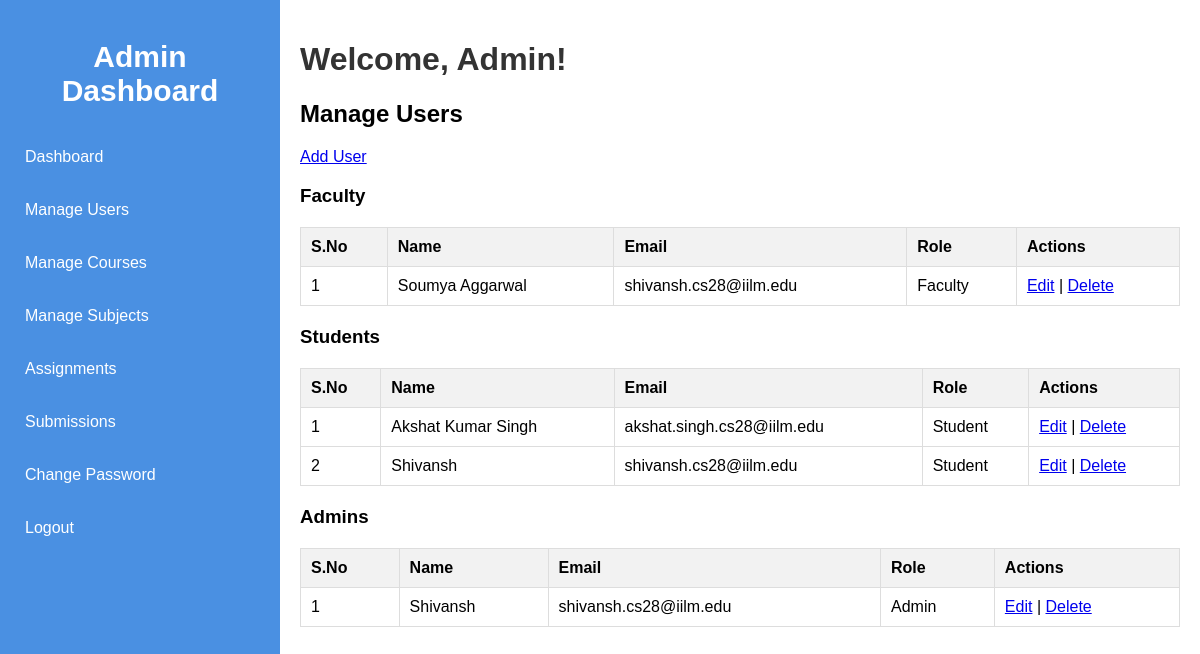
Page /admin-dashboard/admin_dashboard.php?page=manage_users (signed in) on the committed database.
### tables this page shows
CREATE TABLE `Faculty` (
  `Fac_id` int(11) NOT NULL,
  `Fac_name` varchar(100) NOT NULL,
  `Fac_email` varchar(100) NOT NULL,
  `Fac_subjects` longtext DEFAULT NULL CHECK (json_valid(`Fac_subjects`)),
  `Fac_password` varchar(255) NOT NULL
);

CREATE TABLE `Students` (
  `Stu_id` int(11) NOT NULL,
  `Stu_name` varchar(100) NOT NULL,
  `Stu_email` varchar(100) NOT NULL,
  `Stu_password` varchar(255) NOT NULL,
  `Stu_course` int(11) NOT NULL,
  `Stu_subjects` longtext DEFAULT NULL CHECK (json_valid(`Stu_subjects`))
);

### admin-dashboard/manage_users.php (the view, shortened to what this page needs)
<?php
include 'config.php';
$faculty_query = "SELECT * FROM Faculty";
$faculty_result = $conn->query($faculty_query);
$student_query = "SELECT * FROM Students";
$student_result = $conn->query($student_query);
$admin_query = "SELECT * FROM Admins";
$admin_result = $conn->query($admin_query);
?>
<h2>Manage Users</h2>
<a href="admin_dashboard.php?page=add_user" class="add-user-button">Add User</a>
<h3>Faculty</h3>
<table>
    <thead>
        <tr>
            <th>S.No</th>
            <th>Name</th>
            <th>Email</th>
            <th>Role</th>
            <th>Actions</th>
        </tr>
    </thead>
    <tbody>
        <?php
        $counter = 1;
        while ($user = $faculty_result->fetch_assoc()) { ?>
            <tr>
                <td><?php echo $counter++; ?></td>
                <td><?php echo $user['Fac_name']; ?></td>
                <td><?php echo $user['Fac_email']; ?></td>
                <td>Faculty</td>
                <td>
                    <a href="admin_dashboard.php?page=edit_user&id=<?php echo $user['Fac_id']; ?>&role=Faculty">Edit</a> |
                    <a href="delete_user.php?id=<?php echo $user['Fac_id']; ?>&role=Faculty" onclick="return confirm('Are you sure you want to delete this user?');">Delete</a>
                </td>
            </tr>
        <?php } ?>
    </tbody>
</table>
<h3>Students</h3>
<table>
    <thead>
        <tr>
            <th>S.No</th>
            <th>Name</th>
            <th>Email</th>
            <th>Role</th>
            <th>Actions</th>
        </tr>
    </thead>
    <tbody>
        <?php
        $counter = 1;
        while ($user = $student_result->fetch_assoc()) { ?>
            <tr>
                <td><?php echo $counter++; ?></td>
                <td><?php echo $user['Stu_name']; ?></td>
                <td><?php echo $user['Stu_email']; ?></td>
                <td>Student</td>
                <td>
                    <a href="admin_dashboard.php?page=edit_user&id=<?php echo $user['Stu_id']; ?>&role=Student">Edit</a> |
                    <a href="delete_user.php?id=<?php echo $user['Stu_id']; ?>&role=Student" onclick="return confirm('Are you sure you want to delete this user?');">Delete</a>
                </td>
            </tr>
        <?php } ?>
    </tbody>
</table>
<h3>Admins</h3>
<table>
    <thead>
        <tr>
            <th>S.No</th>
            <th>Name</th>
            <th>Email</th>
            <th>Role</th>
            <th>Actions</th>
        </tr>
    </thead>
    <tbody>
        <?php
        $counter = 1;
        while ($user = $admin_result->fetch_assoc()) { ?>
            <tr>
                <td><?php echo $counter++; ?></td>
                <td><?php echo $user['Admin_name']; ?></td>
                <td><?php echo $user['Admin_email']; ?></td>
                <td>Admin</td>
                <td>
                    <a href="admin_dashboard.php?page=edit_user&id=<?php echo $user['Admin_id']; ?>&role=Admin">Edit</a> |
                    <a href="delete_user.php?id=<?php echo $user['Admin_id']; ?>&role=Admin" onclick="return confirm('Are you sure you want to delete this user?');">Delete</a>
                </td>
            </tr>
        <?php } ?>
    </tbody>
</table>

### admin-dashboard/admin_style.css (style rules this page uses)
body { font-family: Arial, sans-serif; margin: 0; padding: 0; }
table { width: 100%; border-collapse: collapse; margin: 20px 0; }
table, th, td { border: 1px solid #ddd; padding: 8px; }
th { background-color: #f2f2f2; text-align: center; }
td { text-align: left; }

### admin-dashboard/admin_dashboard.php (style rules this page uses)
table { width: 100%; border-collapse: collapse; }
th, td { padding: 10px; text-align: left; border-bottom: 1px solid #ddd; }
th { background-color: #f2f2f2; }

### rows in the picture
faculty: Fac_name "Soumya Aggarwal", Fac_email "shivansh.cs28@iilm.edu"
students: Stu_name "Akshat Kumar Singh", Stu_email "akshat.singh.cs28@iilm.edu"
students: Stu_name "Shivansh", Stu_email "shivansh.cs28@iilm.edu"

### other values in the picture
$user['Admin_name'] "Shivansh"
$user['Admin_email'] "shivansh.cs28@iilm.edu"
